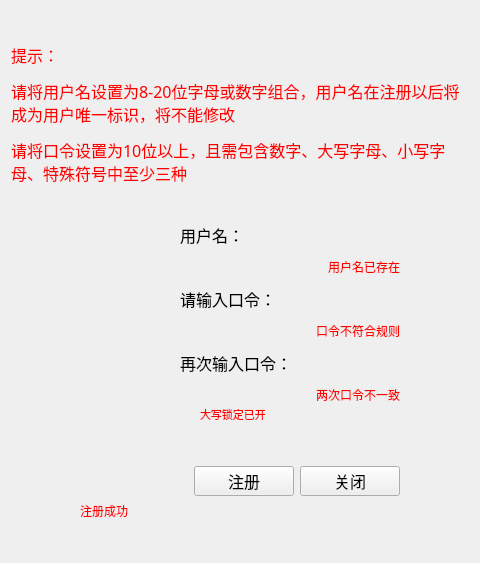
<?xml version="1.0" encoding="UTF-8"?>
<ui version="4.0">
 <class>UserRegisterWidget</class>
 <widget class="QWidget" name="UserRegisterWidget">
  <property name="geometry">
   <rect>
    <x>0</x>
    <y>0</y>
    <width>480</width>
    <height>563</height>
   </rect>
  </property>
  <property name="windowTitle">
   <string>UserRegisterWidget</string>
  </property>
  <layout class="QHBoxLayout" name="horizontalLayout">
   <item>
    <layout class="QVBoxLayout" name="verticalLayout_3">
     <item>
      <spacer name="verticalSpacer_4">
       <property name="orientation">
        <enum>Qt::Vertical</enum>
       </property>
       <property name="sizeHint" stdset="0">
        <size>
         <width>20</width>
         <height>40</height>
        </size>
       </property>
      </spacer>
     </item>
     <item>
      <layout class="QHBoxLayout" name="horizontalLayout_8">
       <item>
        <layout class="QVBoxLayout" name="verticalLayout_5">
         <item>
          <widget class="QLabel" name="label_2">
           <property name="font">
            <font>
             <family>楷体</family>
             <pointsize>12</pointsize>
            </font>
           </property>
           <property name="text">
            <string>&lt;html&gt;&lt;head/&gt;&lt;body&gt;&lt;p&gt;&lt;span style=&quot; color:#ff0000;&quot;&gt;提示：&lt;/span&gt;&lt;/p&gt;&lt;p&gt;&lt;span style=&quot; color:#ff0000;&quot;&gt;请将用户名设置为8-20位字母或数字组合，用户名在注册以后将成为用户唯一标识，将不能修改&lt;/span&gt;&lt;/p&gt;&lt;p&gt;&lt;span style=&quot; color:#ff0000;&quot;&gt;请将口令设置为10位以上，且需包含数字、大写字母、小写字母、特殊符号中至少三种&lt;/span&gt;&lt;/p&gt;&lt;/body&gt;&lt;/html&gt;</string>
           </property>
           <property name="wordWrap">
            <bool>true</bool>
           </property>
          </widget>
         </item>
        </layout>
       </item>
      </layout>
     </item>
     <item>
      <layout class="QHBoxLayout" name="horizontalLayout_10"/>
     </item>
     <item>
      <spacer name="verticalSpacer_3">
       <property name="orientation">
        <enum>Qt::Vertical</enum>
       </property>
       <property name="sizeHint" stdset="0">
        <size>
         <width>20</width>
         <height>40</height>
        </size>
       </property>
      </spacer>
     </item>
     <item>
      <layout class="QHBoxLayout" name="horizontalLayout_7">
       <item>
        <spacer name="horizontalSpacer_2">
         <property name="orientation">
          <enum>Qt::Horizontal</enum>
         </property>
         <property name="sizeHint" stdset="0">
          <size>
           <width>40</width>
           <height>20</height>
          </size>
         </property>
        </spacer>
       </item>
       <item>
        <layout class="QVBoxLayout" name="verticalLayout_2">
         <item>
          <layout class="QVBoxLayout" name="verticalLayout">
           <property name="spacing">
            <number>0</number>
           </property>
           <item>
            <layout class="QVBoxLayout" name="verticalLayout_6">
             <property name="spacing">
              <number>10</number>
             </property>
             <item>
              <layout class="QHBoxLayout" name="horizontalLayout_2">
               <item>
                <widget class="QLabel" name="label_3">
                 <property name="minimumSize">
                  <size>
                   <width>120</width>
                   <height>0</height>
                  </size>
                 </property>
                 <property name="maximumSize">
                  <size>
                   <width>72</width>
                   <height>16777215</height>
                  </size>
                 </property>
                 <property name="font">
                  <font>
                   <family>楷体</family>
                   <pointsize>12</pointsize>
                  </font>
                 </property>
                 <property name="text">
                  <string>用户名：</string>
                 </property>
                </widget>
               </item>
               <item>
                <layout class="QHBoxLayout" name="username_lineEdit_again_horizontalLayout"/>
               </item>
              </layout>
             </item>
             <item>
              <layout class="QHBoxLayout" name="horizontalLayout_12">
               <item>
                <spacer name="horizontalSpacer_6">
                 <property name="orientation">
                  <enum>Qt::Horizontal</enum>
                 </property>
                 <property name="sizeHint" stdset="0">
                  <size>
                   <width>120</width>
                   <height>20</height>
                  </size>
                 </property>
                </spacer>
               </item>
               <item>
                <widget class="QLabel" name="username_notice_label">
                 <property name="text">
                  <string>&lt;html&gt;&lt;head/&gt;&lt;body&gt;&lt;p&gt;&lt;span style=&quot; color:#ff0000;&quot;&gt;用户名已存在&lt;/span&gt;&lt;/p&gt;&lt;/body&gt;&lt;/html&gt;</string>
                 </property>
                </widget>
               </item>
              </layout>
             </item>
             <item>
              <layout class="QHBoxLayout" name="horizontalLayout_4">
               <item>
                <widget class="QLabel" name="label_7">
                 <property name="minimumSize">
                  <size>
                   <width>120</width>
                   <height>0</height>
                  </size>
                 </property>
                 <property name="maximumSize">
                  <size>
                   <width>120</width>
                   <height>16777215</height>
                  </size>
                 </property>
                 <property name="font">
                  <font>
                   <family>楷体</family>
                   <pointsize>12</pointsize>
                  </font>
                 </property>
                 <property name="text">
                  <string>请输入口令：</string>
                 </property>
                </widget>
               </item>
               <item>
                <layout class="QHBoxLayout" name="password1_lineEdit_horizontalLayout"/>
               </item>
              </layout>
             </item>
             <item>
              <layout class="QHBoxLayout" name="horizontalLayout_13">
               <item>
                <spacer name="horizontalSpacer_7">
                 <property name="orientation">
                  <enum>Qt::Horizontal</enum>
                 </property>
                 <property name="sizeHint" stdset="0">
                  <size>
                   <width>120</width>
                   <height>20</height>
                  </size>
                 </property>
                </spacer>
               </item>
               <item>
                <widget class="QLabel" name="password1_notice_label">
                 <property name="text">
                  <string>&lt;html&gt;&lt;head/&gt;&lt;body&gt;&lt;p&gt;&lt;span style=&quot; color:#ff0000;&quot;&gt;口令不符合规则&lt;/span&gt;&lt;/p&gt;&lt;/body&gt;&lt;/html&gt;</string>
                 </property>
                </widget>
               </item>
              </layout>
             </item>
             <item>
              <layout class="QHBoxLayout" name="horizontalLayout_5">
               <item>
                <widget class="QLabel" name="label_5">
                 <property name="minimumSize">
                  <size>
                   <width>120</width>
                   <height>0</height>
                  </size>
                 </property>
                 <property name="maximumSize">
                  <size>
                   <width>120</width>
                   <height>16777215</height>
                  </size>
                 </property>
                 <property name="font">
                  <font>
                   <family>楷体</family>
                   <pointsize>12</pointsize>
                  </font>
                 </property>
                 <property name="text">
                  <string>再次输入口令：</string>
                 </property>
                </widget>
               </item>
               <item>
                <layout class="QHBoxLayout" name="password2_lineEdit_horizontalLayout"/>
               </item>
              </layout>
             </item>
             <item>
              <layout class="QHBoxLayout" name="horizontalLayout_14">
               <item>
                <spacer name="horizontalSpacer_8">
                 <property name="orientation">
                  <enum>Qt::Horizontal</enum>
                 </property>
                 <property name="sizeHint" stdset="0">
                  <size>
                   <width>120</width>
                   <height>20</height>
                  </size>
                 </property>
                </spacer>
               </item>
               <item>
                <widget class="QLabel" name="password2_notice_label">
                 <property name="text">
                  <string>&lt;html&gt;&lt;head/&gt;&lt;body&gt;&lt;p&gt;&lt;span style=&quot; color:#ff0000;&quot;&gt;两次口令不一致&lt;/span&gt;&lt;/p&gt;&lt;/body&gt;&lt;/html&gt;</string>
                 </property>
                </widget>
               </item>
              </layout>
             </item>
            </layout>
           </item>
           <item>
            <layout class="QHBoxLayout" name="horizontalLayout_11">
             <item>
              <spacer name="horizontalSpacer_5">
               <property name="orientation">
                <enum>Qt::Horizontal</enum>
               </property>
               <property name="sizeHint" stdset="0">
                <size>
                 <width>120</width>
                 <height>20</height>
                </size>
               </property>
              </spacer>
             </item>
             <item>
              <widget class="QLabel" name="caps_notice_label">
               <property name="minimumSize">
                <size>
                 <width>200</width>
                 <height>0</height>
                </size>
               </property>
               <property name="text">
                <string>&lt;html&gt;&lt;head/&gt;&lt;body&gt;&lt;p&gt;&lt;span style=&quot; font-size:8pt; color:#ff0000;&quot;&gt;大写锁定已开&lt;/span&gt;&lt;/p&gt;&lt;/body&gt;&lt;/html&gt;</string>
               </property>
              </widget>
             </item>
            </layout>
           </item>
          </layout>
         </item>
         <item>
          <spacer name="verticalSpacer">
           <property name="orientation">
            <enum>Qt::Vertical</enum>
           </property>
           <property name="sizeHint" stdset="0">
            <size>
             <width>20</width>
             <height>40</height>
            </size>
           </property>
          </spacer>
         </item>
         <item>
          <layout class="QHBoxLayout" name="horizontalLayout_6">
           <item>
            <spacer name="horizontalSpacer">
             <property name="orientation">
              <enum>Qt::Horizontal</enum>
             </property>
             <property name="sizeHint" stdset="0">
              <size>
               <width>40</width>
               <height>20</height>
              </size>
             </property>
            </spacer>
           </item>
           <item>
            <widget class="QPushButton" name="register_pushButton">
             <property name="minimumSize">
              <size>
               <width>100</width>
               <height>30</height>
              </size>
             </property>
             <property name="font">
              <font>
               <family>楷体</family>
               <pointsize>12</pointsize>
              </font>
             </property>
             <property name="text">
              <string>注册</string>
             </property>
            </widget>
           </item>
           <item>
            <widget class="QPushButton" name="close_pushButton">
             <property name="minimumSize">
              <size>
               <width>100</width>
               <height>30</height>
              </size>
             </property>
             <property name="font">
              <font>
               <family>楷体</family>
               <pointsize>12</pointsize>
              </font>
             </property>
             <property name="text">
              <string>关闭</string>
             </property>
            </widget>
           </item>
          </layout>
         </item>
         <item>
          <widget class="QLabel" name="registerresult_label">
           <property name="text">
            <string>&lt;html&gt;&lt;head/&gt;&lt;body&gt;&lt;p&gt;&lt;span style=&quot; color:#ff0000;&quot;&gt;注册成功&lt;/span&gt;&lt;/p&gt;&lt;/body&gt;&lt;/html&gt;</string>
           </property>
          </widget>
         </item>
        </layout>
       </item>
       <item>
        <spacer name="horizontalSpacer_3">
         <property name="orientation">
          <enum>Qt::Horizontal</enum>
         </property>
         <property name="sizeHint" stdset="0">
          <size>
           <width>40</width>
           <height>20</height>
          </size>
         </property>
        </spacer>
       </item>
      </layout>
     </item>
     <item>
      <spacer name="verticalSpacer_2">
       <property name="orientation">
        <enum>Qt::Vertical</enum>
       </property>
       <property name="sizeHint" stdset="0">
        <size>
         <width>20</width>
         <height>40</height>
        </size>
       </property>
      </spacer>
     </item>
    </layout>
   </item>
  </layout>
 </widget>
 <layoutdefault spacing="6" margin="11"/>
 <resources/>
 <connections/>
</ui>
